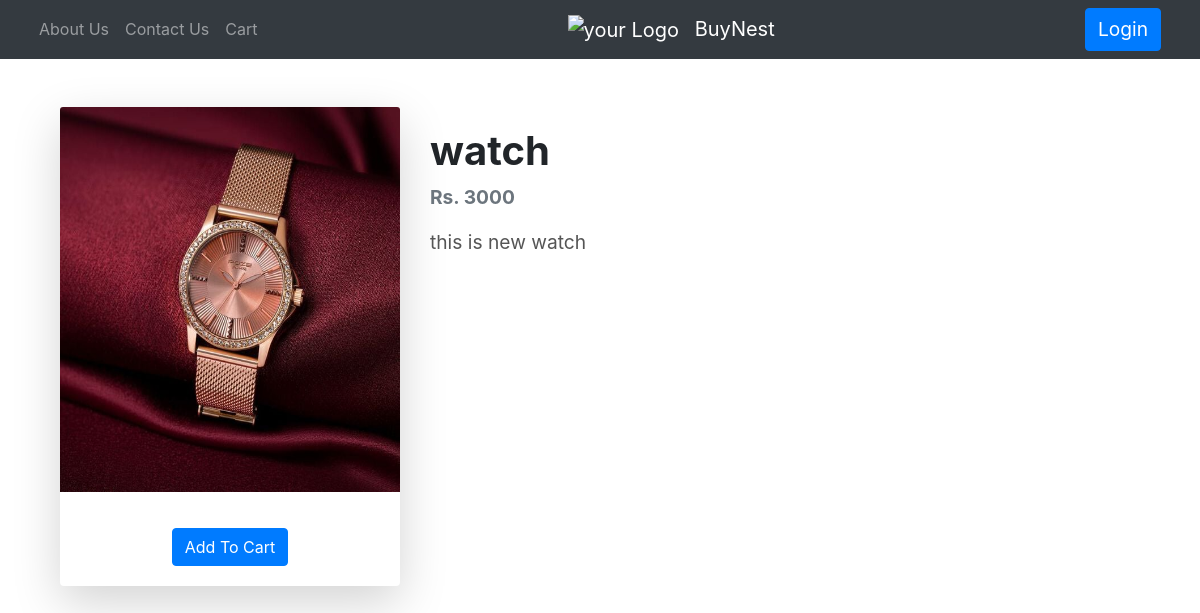
Page /ink/products/1 on the committed database.
### ink/models.py (models this page shows)
class product(models.Model):
    product_name = models.CharField(max_length=50)
    category = models.CharField(max_length=50, default="")
    sub_category = models.CharField(max_length=50, default="")
    desc = models.CharField(max_length=300)
    pub_date = models.DateField()
    image = models.ImageField(upload_to="ink/images", default="")
    price = models.IntegerField(default=0)
    def __str__(self):
        return self.product_name

### ink/views.py (the view)
# urls.py: path('products/<int:id>',views.prodView,name="productview"),
def prodView(request, id):
    product_instance = product.objects.get(id=id)  # Fetch a single object
    print(product_instance)
    return render(request, 'ink/prodView.html', {'products': product_instance})

### ink/templates/ink/prodView.html (shortened to what this page needs)
{% extends "ink/base.html" %}
{% load static %}
{% block content %}
<div class="container my-5">
    <div class="row">
        <div class="col-md-4">
            <div class="card shadow-lg border-0">
                <img src="/media/{{ products.image }}" class="card-img-top" alt="{{ products.product_name }}" width="350px" height="385px">
                <div class="card-body text-center">
                    <div class="d-flex justify-content-center mt-3">
                        <span id="divpr{{ products.id }}" class="divpr">
                            <button id="pr{{ products.id }}" class="btn btn-primary cart" onclick="addToCart({{ products.id }})">Add To Cart</button>
                        </span>
                    </div>
                </div>
            </div>
        </div>
        <div class="col-md-8">
            <div class="product-details">
                <h5 class="display-4 font-weight-bold">{{ products.product_name }}</h5>
                <p class="text-muted"><b>Rs. {{ products.price }}</b></p>
                <p class="text-justify">{{ products.desc }}</p>
            </div>
        </div>
    </div>
</div>
{% endblock content %}

### ink/templates/ink/base.html (shortened to what this page needs)
<!DOCTYPE html>
<html lang="en">
<head>
  <link rel="stylesheet" href="https://stackpath.bootstrapcdn.com/bootstrap/4.5.2/css/bootstrap.min.css">
</head>
<body>
  {% load static %}
  <nav class="navbar navbar-expand-lg navbar-dark bg-dark">
    <div class="container-fluid">
      <div class="navbar-nav me-auto">
        <li class="nav-item">
          <a class="nav-link" href="/ink/about">About Us</a>
        </li>
        <li class="nav-item">
          <a class="nav-link" href="/ink/contact">Contact Us</a>
        </li>
        <li class="nav-item">
          <a class="nav-link" href="/ink/cart">Cart</a>
        </li>
      </div>
      <a class="navbar-brand mx-auto" href="/ink/">
        <img src="{% static '#' %}" alt="your Logo" style="width: 35px; height: 35px; margin-right: 10px;">
        BuyNest
      </a>
      <div class="navbar-nav ms-auto">
        {% if user.is_authenticated %}
          <span class="nav-link text-center font-weight-bold" style="color: #f8f9fa; font-size: 1.2rem;">
            Hello, {{ user.username }}!
          </span>
          <form method="post" action="{% url 'logout' %}" class="ml-2">
            {% csrf_token %}
            <button type="submit" class="btn btn-danger" style="font-size: 1rem;">
              Logout
            </button>
          </form>
        {% else %}
          <a class="btn btn-primary mx-2" href="{% url 'login' %}" style="font-size: 1.2rem;">
            Login
          </a>
        {% endif %}
      </div>
    </div>
  </nav>
  <div class="container mt-4">
    {% block content %}
    {% endblock content %}
  </div>
</body>
</html>

### rows in the picture
product: image (picture), product_name "watch", price "3000", desc "this is new watch"
